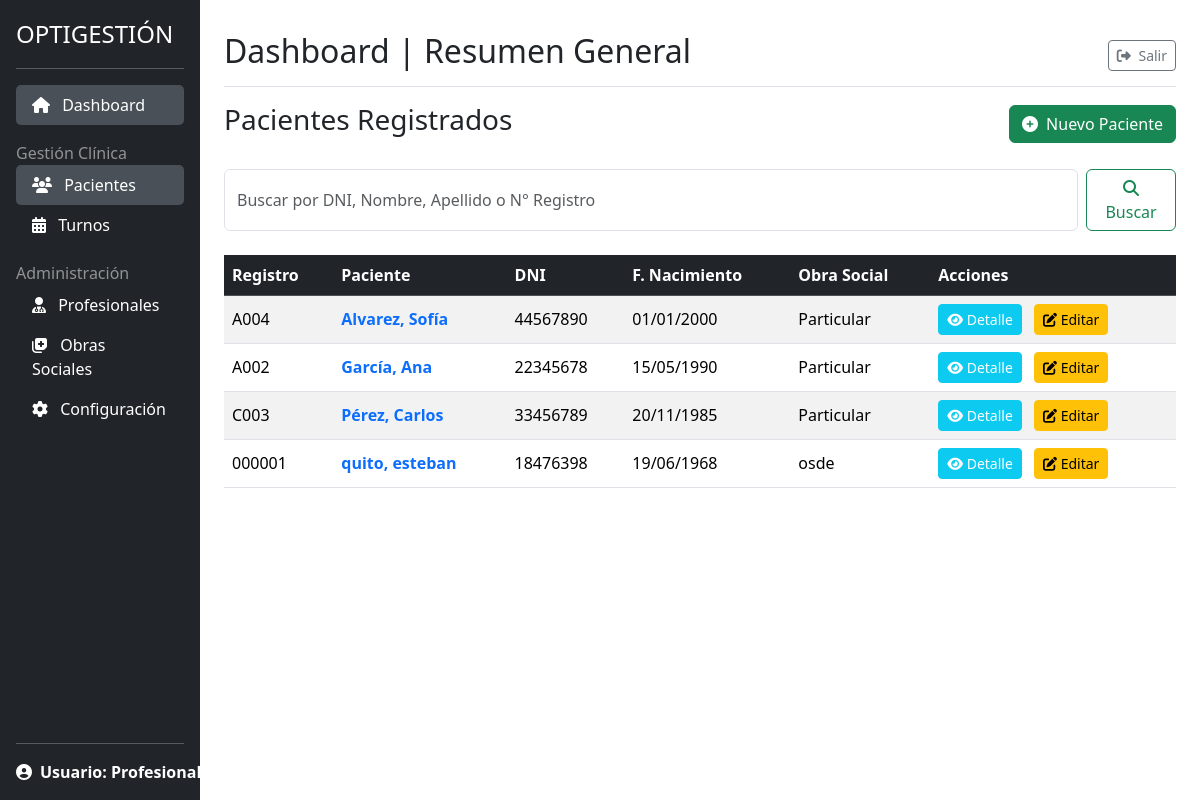
The app's page /pacientes/lista/ (signed in), older data.
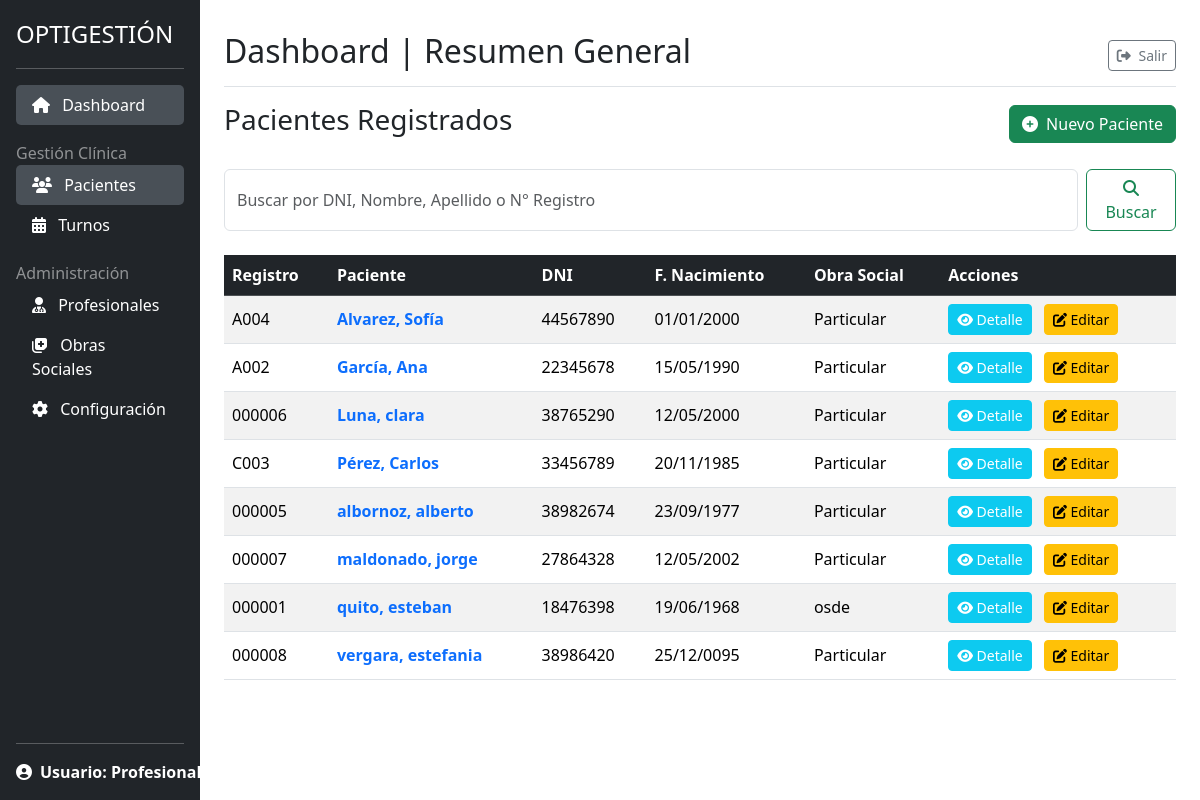
The same page, newer data.
### gestion_clinica/models.py (models this page shows, shortened)
class Paciente(models.Model):
    num_registro = models.CharField(
        max_length=6,
        unique=True,
        blank=True,
        null=True,
        editable=False,
        verbose_name='Número de Registro'
    )
    nombre = models.CharField(max_length=100)
    apellido = models.CharField(max_length=100)
    dni = models.CharField(max_length=20, unique=True)
    fecha_nacimiento = models.DateField()
    GENERO_CHOICES = [('M', 'Masculino'), ('F', 'Femenino'), ('O', 'Otro')]
    genero = models.CharField(max_length=1, choices=GENERO_CHOICES)
    telefono = models.CharField(max_length=50)
    domicilio = models.CharField(max_length=255, verbose_name='Domicilio')
    obra_social = models.ForeignKey(
        ObraSocial, on_delete=models.SET_NULL, null=True, blank=True)
    num_afiliado = models.CharField(max_length=50, blank=True, null=True)
    antecedentes_sistemicos = models.TextField(
        blank=True, verbose_name="Antecedentes Sistémicos")
    antecedentes_oftalmologicos = models.TextField(
        blank=True, verbose_name="Antecedentes Oftalmológicos")
    class Meta:
        ordering = ['apellido', 'nombre']

class ObraSocial(models.Model):
    nombre = models.CharField(max_length=150, unique=True)
    siglas = models.CharField(max_length=20, blank=True, null=True)
    def __str__(self):
        return self.nombre
    class Meta:
        verbose_name = "Obra Social"
        verbose_name_plural = "Obras Sociales"
        ordering = ['nombre']

### gestion_clinica/views.py (the view)
# urls.py: path('lista/', views.PacienteListView.as_view(), name='lista_pacientes'),
class PacienteListView(LoginRequiredMixin, ListView):
    model = Paciente
    template_name = 'gestion_clinica/paciente_list.html'
    context_object_name = 'pacientes'
    paginate_by = 10
    def get_queryset(self):
        queryset = super().get_queryset()
        query = self.request.GET.get('q')
        if query:
            queryset = queryset.filter(
                Q(dni__icontains=query) |
                Q(apellido__icontains=query)
            ).distinct()  # Evita resultados duplicados
        return queryset

### gestion_clinica/templates/gestion_clinica/paciente_list.html (shortened to what this page needs)
{% extends "gestion_clinica/base.html" %}
{% block content %}
<div class="d-flex justify-content-between align-items-center mb-4">
    <h1 class="h3">Pacientes Registrados</h1>
    <a href="{% url 'gestion_clinica:crear_paciente' %}" class="btn btn-success">
        <i class="fas fa-plus-circle me-1"></i> Nuevo Paciente
    </a>
</div>
<div class="row mb-4">
    <div class="col-12">
        <form method="GET" class="d-flex" action="{% url 'gestion_clinica:lista_pacientes' %}">
            <input class="form-control me-2"
                    type="search"
                    placeholder="Buscar por DNI, Nombre, Apellido o N° Registro"
                    aria-label="Search"
                    name="q"
                    value="{{ query }}">
            <button class="btn btn-outline-success" type="submit"><i class="fas fa-search"></i> Buscar</button>
        </form>
    </div>
</div>
{% if pacientes %}
<div class="table-responsive">
    <table class="table table-striped table-hover align-middle">
        <thead class="table-dark">
            <tr>
                <th>Registro</th>
                <th>Paciente</th>
                <th>DNI</th>
                <th>F. Nacimiento</th>
                <th>Obra Social</th>
                <th>Acciones</th>
            </tr>
        </thead>
        <tbody>
            {% for paciente in pacientes %}
            <tr data-href="{% url 'gestion_clinica:detalle_paciente' pk=paciente.pk %}" style="cursor: pointer;">
                <td>{{ paciente.num_registro }}</td>
                <td><a href="{% url 'gestion_clinica:detalle_paciente' pk=paciente.pk %}" class="text-decoration-none fw-bold">{{ paciente.apellido }}, {{ paciente.nombre }}</a></td>
                <td>{{ paciente.dni }}</td>
                <td>{{ paciente.fecha_nacimiento|date:"d/m/Y" }}</td>
                <td>{{ paciente.obra_social|default:"N/A" }}</td>
                <td>
                    <a href="{% url 'gestion_clinica:detalle_paciente' pk=paciente.pk %}" class="btn btn-sm btn-info text-white me-2"><i class="fas fa-eye"></i> Detalle</a>
                    <a href="{% url 'gestion_clinica:editar_paciente' pk=paciente.pk %}" class="btn btn-sm btn-warning"><i class="fas fa-edit"></i> Editar</a>
                </td>
            </tr>
            {% endfor %}
        </tbody>
    </table>
</div>
{% endif %}
{% endblock content %}

Row changes from the older to the newer data that the page shows:
added Paciente: num_registro "000006", apellido "Luna", nombre "clara", dni "38765290", fecha_nacimiento "12/05/2000", obra_social "Particular"
added Paciente: num_registro "000005", apellido "albornoz", nombre "alberto", dni "38982674", fecha_nacimiento "23/09/1977", obra_social "Particular"
added Paciente: num_registro "000007", apellido "maldonado", nombre "jorge", dni "27864328", fecha_nacimiento "12/05/2002", obra_social "Particular"
added Paciente: num_registro "000008", apellido "vergara", nombre "estefania", dni "38986420", fecha_nacimiento "25/12/0095", obra_social "Particular"
